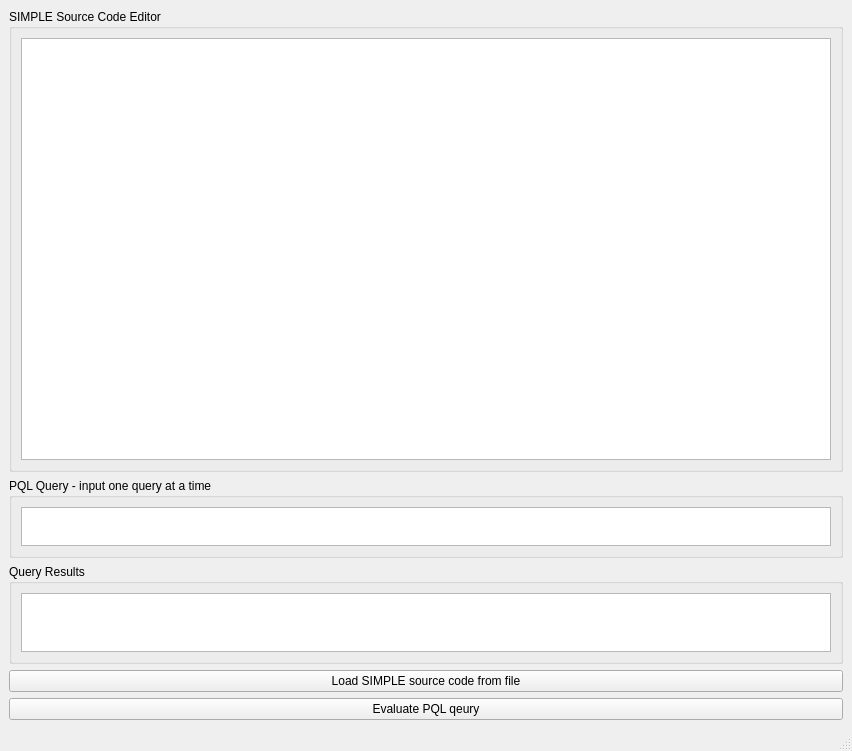
<?xml version="1.0" encoding="UTF-8"?>
<ui version="4.0">
 <class>MainWindow</class>
 <widget class="QMainWindow" name="MainWindow">
  <property name="geometry">
   <rect>
    <x>0</x>
    <y>0</y>
    <width>852</width>
    <height>751</height>
   </rect>
  </property>
  <property name="windowTitle">
   <string>SPA GUI</string>
  </property>
  <widget class="QWidget" name="centralwidget">
   <layout class="QVBoxLayout" name="verticalLayout">
    <item>
     <widget class="QGroupBox" name="groupBox_2">
      <property name="title">
       <string>SIMPLE Source Code Editor</string>
      </property>
      <layout class="QHBoxLayout" name="horizontalLayout_2">
       <item>
        <widget class="CodeEditor" name="txtCodeEditor"/>
       </item>
      </layout>
     </widget>
    </item>
    <item>
     <widget class="QGroupBox" name="groupBox">
      <property name="maximumSize">
       <size>
        <width>16777215</width>
        <height>80</height>
       </size>
      </property>
      <property name="title">
       <string>PQL Query - input one query at a time</string>
      </property>
      <property name="checkable">
       <bool>false</bool>
      </property>
      <layout class="QHBoxLayout" name="horizontalLayout">
       <item>
        <widget class="QTextEdit" name="txtQuery">
         <property name="sizeAdjustPolicy">
          <enum>QAbstractScrollArea::AdjustIgnored</enum>
         </property>
        </widget>
       </item>
      </layout>
     </widget>
    </item>
    <item>
     <widget class="QGroupBox" name="groupBox_3">
      <property name="maximumSize">
       <size>
        <width>16777215</width>
        <height>100</height>
       </size>
      </property>
      <property name="title">
       <string>Query Results</string>
      </property>
      <layout class="QHBoxLayout" name="horizontalLayout_3">
       <item>
        <widget class="QTextEdit" name="txtResult"/>
       </item>
      </layout>
     </widget>
    </item>
    <item>
     <widget class="QPushButton" name="btnLoadQuery">
      <property name="text">
       <string>Load SIMPLE source code from file</string>
      </property>
     </widget>
    </item>
    <item>
     <widget class="QPushButton" name="btnRunQuery">
      <property name="text">
       <string>Evaluate PQL qeury</string>
      </property>
     </widget>
    </item>
   </layout>
  </widget>
  <widget class="QMenuBar" name="menubar">
   <property name="geometry">
    <rect>
     <x>0</x>
     <y>0</y>
     <width>852</width>
     <height>21</height>
    </rect>
   </property>
  </widget>
  <widget class="QStatusBar" name="statusbar"/>
 </widget>
 <customwidgets>
  <customwidget>
   <class>CodeEditor</class>
   <extends>QTextEdit</extends>
   <header>codeeditor.h</header>
  </customwidget>
 </customwidgets>
 <resources/>
 <connections>
  <connection>
   <sender>btnLoadQuery</sender>
   <signal>clicked()</signal>
   <receiver>MainWindow</receiver>
   <slot>btnLoad_clicked()</slot>
   <hints>
    <hint lhsType="sourcelabel">
     <x>635</x>
     <y>683</y>
    </hint>
    <hint lhsType="destinationlabel">
     <x>625</x>
     <y>784</y>
    </hint>
   </hints>
  </connection>
  <connection>
   <sender>btnRunQuery</sender>
   <signal>clicked()</signal>
   <receiver>MainWindow</receiver>
   <slot>btnRun_clicked()</slot>
   <hints>
    <hint lhsType="sourcelabel">
     <x>714</x>
     <y>710</y>
    </hint>
    <hint lhsType="destinationlabel">
     <x>692</x>
     <y>808</y>
    </hint>
   </hints>
  </connection>
 </connections>
 <slots>
  <slot>btnLoad_clicked()</slot>
  <slot>btnRun_clicked()</slot>
 </slots>
</ui>
